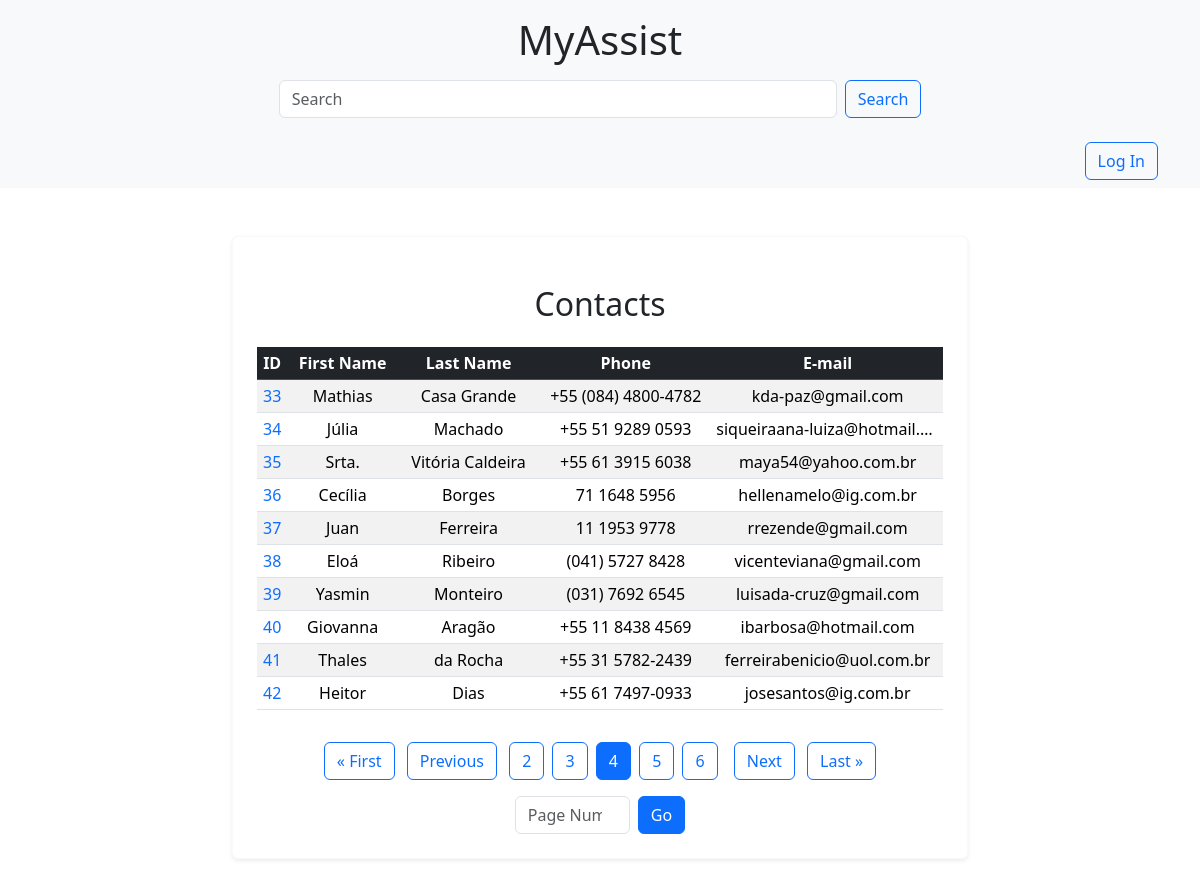
Page /home/?page=4&q= on the committed database.
### accounts/models.py (models this page shows, shortened)
class Account(models.Model):
    first_name = models.CharField(max_length=50)
    last_name = models.CharField(max_length=50, blank=True)
    phone = models.CharField(max_length=50)
    email = models.EmailField(max_length=254)
    created_date = models.DateTimeField(default=timezone.now)
    description = models.TextField(blank=True)
    show = models.BooleanField(default=True)
    picture = models.ImageField(blank=True, upload_to='pictures/%Y/%m/')
    category = models.ForeignKey(
        Category, on_delete=models.SET_NULL, blank=True, null=True)
    owner = models.ForeignKey(
        User, on_delete=models.SET_NULL, blank=True, null=True)

### accounts/views.py (the view)
# urls.py: path('home/', home, name='home'),
def home(request):
    accounts = Account.objects.filter(show=True)
    paginator = Paginator(accounts, 10)
    page_number = request.GET.get("page")
    page_obj = paginator.get_page(page_number)
    print(accounts.query)
    context = {
        'page_obj': page_obj,
    }
    return render(request, 'accounts/home.html', context)

### accounts/templates/accounts/home.html (shortened to what this page needs)
{% extends "accounts/base.html" %}
{% block description %}
<div class="table-responsive">
    <table class="table table-striped table-hover table-sm">
        <h2 class="card-title mb-4">Contacts</h2>
        <thead class="table-dark">
            <tr>
                <th class="text-nowrap">ID</th>
                <th class="text-nowrap">First Name</th>
                <th class="text-nowrap">Last Name</th>
                <th class="text-nowrap">Phone</th>
                <th class="text-nowrap">E-mail</th>
            </tr>
        </thead>
        <tbody>
            {% for account in page_obj %}
            <tr>
                <td class="text-truncate text-nowrap" style="max-width: 100px;">
                    <a href="{% url 'contact' contact_id=account.id %}" class="text-primary text-decoration-none">
                        {{ account.id }}
                    </a>
                </td>
                <td class="text-truncate text-nowrap" style="max-width: 150px;">
                    {{ account.first_name }}
                </td>
                <td class="text-truncate text-nowrap" style="max-width: 150px;">
                    {{ account.last_name }}
                </td>
                <td class="text-truncate text-nowrap" style="max-width: 150px;">
                    {{ account.phone }}
                </td>
                <td class="text-truncate text-nowrap" style="max-width: 200px;">
                    {{ account.email }}
                </td>
            </tr>
            {% endfor %}
        </tbody>
    </table>
</div>
{% endblock %}

### rows in the picture
Account: id "33", first_name "Mathias", last_name "Casa Grande", phone "+55 (084) 4800-4782", email "kda-paz@gmail.com"
Account: id "34", first_name "Júlia", last_name "Machado", phone "+55 51 9289 0593", email "siqueiraana-luiza@hotmail.…"
Account: id "35", first_name "Srta.", last_name "Vitória Caldeira", phone "+55 61 3915 6038", email "maya54@yahoo.com.br"
Account: id "36", first_name "Cecília", last_name "Borges", phone "71 1648 5956", email "hellenamelo@ig.com.br"
Account: id "37", first_name "Juan", last_name "Ferreira", phone "11 1953 9778", email "rrezende@gmail.com"
Account: id "38", first_name "Eloá", last_name "Ribeiro", phone "(041) 5727 8428", email "vicenteviana@gmail.com"
Account: id "39", first_name "Yasmin", last_name "Monteiro", phone "(031) 7692 6545", email "luisada-cruz@gmail.com"
Account: id "40", first_name "Giovanna", last_name "Aragão", phone "+55 11 8438 4569", email "ibarbosa@hotmail.com"
Account: id "41", first_name "Thales", last_name "da Rocha", phone "+55 31 5782-2439", email "ferreirabenicio@uol.com.br"
Account: id "42", first_name "Heitor", last_name "Dias", phone "+55 61 7497-0933", email "josesantos@ig.com.br"

### other values in the picture
{{ num }} "2" "3" "5" "6"
{{ num }} "4"
